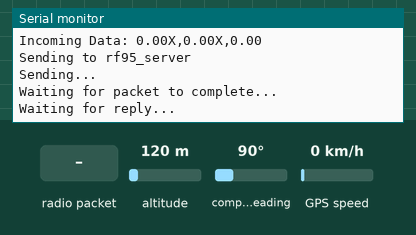
This sketch was run on a simulated Arduino Mega 2560, built with avr-gcc and run on an emulated ATmega2560. Parts: the last lines printed to the serial monitor. Inputs (shaded band) come from the test bench; at power-on: altitude 120 m, compass heading 90°, GPS speed 0 km/h. The GPS gets a fix after 3 s at 37.7749, -122.4194 with 8 satellites; no radio packets arrive unless stated.

Above: at 1.4 s.
1.5 s: radio packet "1" arrives
At 1.81 s:
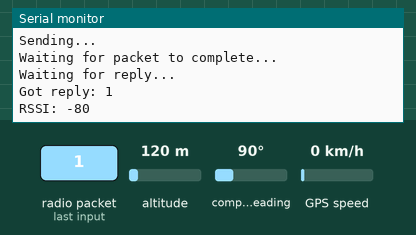
3.0 s: altitude set to 20 m
At 4.18 s:
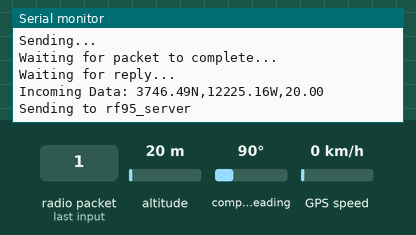
7.7 s: radio packet "0" arrives
At 7.78 s:
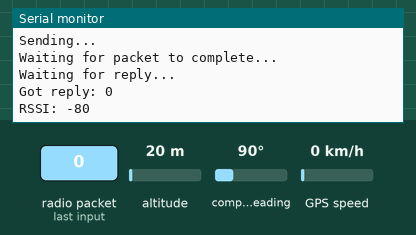
9.2 s: altitude set to 250 m
At 9.99 s:
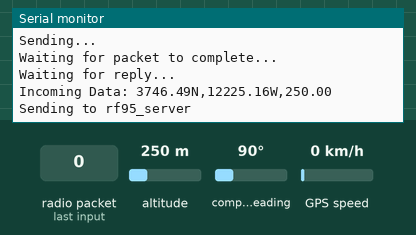

The sketch:

GPS_Radio_TX.ino
```cpp
// LoRa 9x_TX
// -*- mode: C++ -*-
// Example sketch showing how to create a simple messaging client (transmitter)
// with the RH_RF95 class. RH_RF95 class does not provide for addressing or
// reliability, so you should only use RH_RF95 if you do not need the higher
// level messaging abilities.
// It is designed to work with the other example LoRa9x_RX

#include <SPI.h>
#include <RH_RF95.h>
#include <Adafruit_GPS.h>

#define RFM95_CS 8
#define RFM95_RST 4
#define RFM95_INT 3
// Change to 434.0 or other frequency, must match RX's freq!
#define RF95_FREQ 915.0

// Singleton instance of the radio driver
RH_RF95 rf95(RFM95_CS, RFM95_INT);

#define GPSSerial Serial1
Adafruit_GPS GPS(&GPSSerial);

bool sendFlag = true;
bool buttonFlag = false;

const int timeDelay = 2000;
unsigned long rxTime = 0;


void setup()
{
  pinMode(RFM95_RST, OUTPUT);
  digitalWrite(RFM95_RST, HIGH);

  Serial.begin(9600);

  GPS.begin(9600);
  GPS.sendCommand(PMTK_SET_NMEA_OUTPUT_RMCGGA);
  GPS.sendCommand(PMTK_SET_NMEA_UPDATE_1HZ);

  delay(200);

  Serial.println("Arduino LoRa TX Test!");
  Serial.println(RH_RF95_MAX_MESSAGE_LEN);
  // manual reset
  digitalWrite(RFM95_RST, LOW);
  delay(10);
  digitalWrite(RFM95_RST, HIGH);
  delay(10);

  while (!rf95.init()) {
    Serial.println("LoRa radio init failed");
    while (1);
  }
  Serial.println("LoRa radio init OK!");

  // Defaults after init are 434.0MHz, modulation GFSK_Rb250Fd250, +13dbM
  if (!rf95.setFrequency(RF95_FREQ)) {
    Serial.println("setFrequency failed");
    while (1);
  }
  Serial.print("Set Freq to: "); Serial.println(RF95_FREQ);

  // Defaults after init are 434.0MHz, 13dBm, Bw = 125 kHz, Cr = 4/5, Sf = 128chips/symbol, CRC on

  // The default transmitter power is 13dBm, using PA_BOOST.
  // If you are using RFM95/96/97/98 modules which uses the PA_BOOST transmitter pin, then
  // you can set transmitter powers from 5 to 23 dBm:
  rf95.setTxPower(23, false);

}

void loop()
{
char c = GPS.read(); //Must call GPS.read() at some point for data transmission to occur

  if(GPS.newNMEAreceived() && sendFlag)
  {

    if (!GPS.parse(GPS.lastNMEA())) // this sets the newNMEAreceived() flag to false
      return; // we can fail to parse a sentence in which case we should just wait for another
sendFlag = false;

float latitude = GPS.latitude;
float longitude = GPS.longitude;
float altitude = GPS.altitude;
char lat = GPS.lat;
char lon = GPS.lon;

Serial.print("Incoming Data: ");
Serial.print(latitude);
Serial.print(lat);
Serial.print(",");
Serial.print(longitude);
Serial.print(lon);
Serial.print(",");
Serial.println(altitude);

uint8_t radioPacket[16];

union{
  float tempFloat;
  byte tempArray[3];
} u;

u.tempFloat = latitude;
for(int c=0; c<4; c++){
  radioPacket[c] = u.tempArray[c];
}
radioPacket[4] = lat;
u.tempFloat = longitude;
for(int c=0; c<4; c++){
  radioPacket[(c+5)] = u.tempArray[c];
}
radioPacket[9] = lon;
u.tempFloat = altitude;
for(int c=0; c<4; c++){
  radioPacket[(c+10)] = u.tempArray[c];
}
radioPacket[14] = GPS.fix;
radioPacket[15] = GPS.fixquality;
radioPacket[16] = 5;

 if(!buttonFlag) {
  Serial.println("Sending to rf95_server");
  // Send a message to rf95_server
  digitalWrite(13, HIGH);
  Serial.println("Sending..."); delay(10);
  rf95.send((uint8_t *)radioPacket, 16);
 }
 else {
  Serial.println("Warned not to send GPS data. Sending confirmation...");

  digitalWrite(13, HIGH);
  Serial.println("Sending..."); delay(10);
  uint8_t dummy[18] = "No GPS data sent!";
  dummy[17] = 0;
  rf95.send(dummy, 18);
 }

  Serial.println("Waiting for packet to complete..."); delay(10);
  rf95.waitPacketSent();
  digitalWrite(13, LOW);
  // Now wait for a reply

  Serial.println("Waiting for reply...");

  rxTime = millis();
  }

else{
if (rf95.available())
  {
    digitalWrite(13, HIGH);
    sendFlag = true;
  uint8_t buf[RH_RF95_MAX_MESSAGE_LEN];
  uint8_t len = sizeof(buf);
    // Should be a reply message for us now
    if (rf95.recv(buf, &len))
   {
      Serial.print("Got reply: ");
      Serial.println((char*)buf);
      Serial.print("RSSI: ");
      Serial.println(rf95.lastRssi(), DEC);

      if (len > 20) {
        buttonFlag = true;
      }
      else {
        buttonFlag = false;
      }
    }
    else
    {
      Serial.println("Receive failed");
    }
    delay(100);
    digitalWrite(13, LOW);
  }

else if((millis() - rxTime) > timeDelay)
  sendFlag = true;
}

}
```

Measured:
- after the input at 1.5 s, the serial monitor: prints a new line at once (image 1)
- after the input at 3.0 s, the serial monitor: prints a new line after 1.1 s (image 2)
- after the input at 7.7 s, the serial monitor: prints a new line at once (image 3)
- after the input at 9.2 s, the serial monitor: prints a new line after 0.72 s (image 4)
